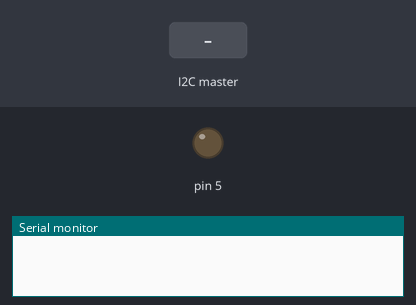
The sketch below on a simulated Arduino Uno, built with avr-gcc and run on an emulated ATmega328P. Parts: output pins drawn as LEDs (lit = HIGH), the last lines printed to the serial monitor. The inputs (shaded band) are chosen by the test bench.

Above: at 1.2 s.
1.3 s: the I2C master sends the byte 1
At 2.1 s:
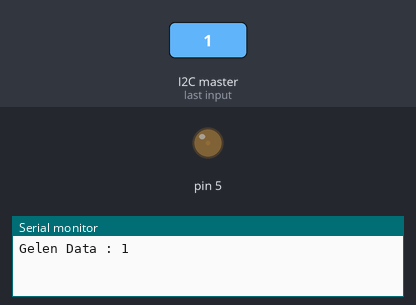
2.8 s: the I2C master sends the byte 90
At 3.3 s:
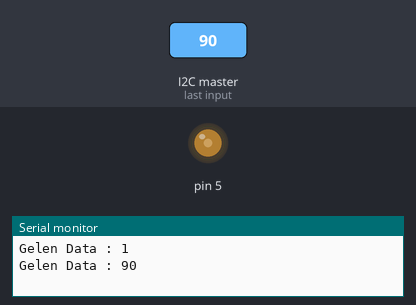
4.3 s: the I2C master sends the byte 200
At 5.6 s:
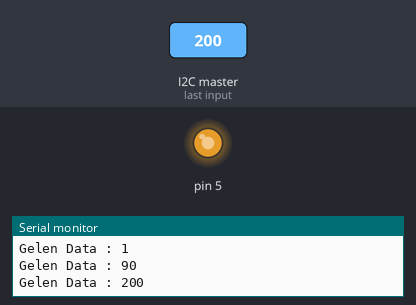
Timing chart, 0 to 7.3 s (numbered marks = the images above; inputs shaded):
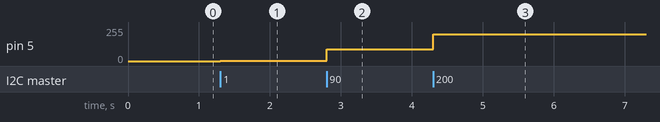

The sketch:

STM32Master_ArduinoSlaveI2C.ino
```cpp
#include <Wire.h>

uint8_t gelen_data = 0;
uint8_t giden_data = 0;

void setup() {
  // put your setup code here, to run once:
  Serial.begin(9600);
  Wire.begin(0x37); //If I write an address to here, arduino will be slave.
  Wire.onRequest(istek_geldi);
  Wire.onReceive(veri_geldi);
}

void loop() {
  // put your main code here, to run repeatedly:
}

void veri_geldi(int data){

  while(Wire.available()){

    gelen_data = Wire.read();
    analogWrite(5,gelen_data);

    Serial.print("Gelen Data : ");
    Serial.println(gelen_data);

    }

}

void istek_geldi(){

  giden_data = map(analogRead(A0),0,1023,0,99);
  Wire.write(giden_data);
  Serial.print("Gonderilen Data: ");
  Serial.print(giden_data);

  }
```

Measured:
- after the input at 1.3 s, pin 5: 0/255 → 1/255 at once
- after the input at 2.8 s, pin 5: 1/255 → 90/255 at once
- after the input at 4.3 s, pin 5: 90/255 → 200/255 at once
